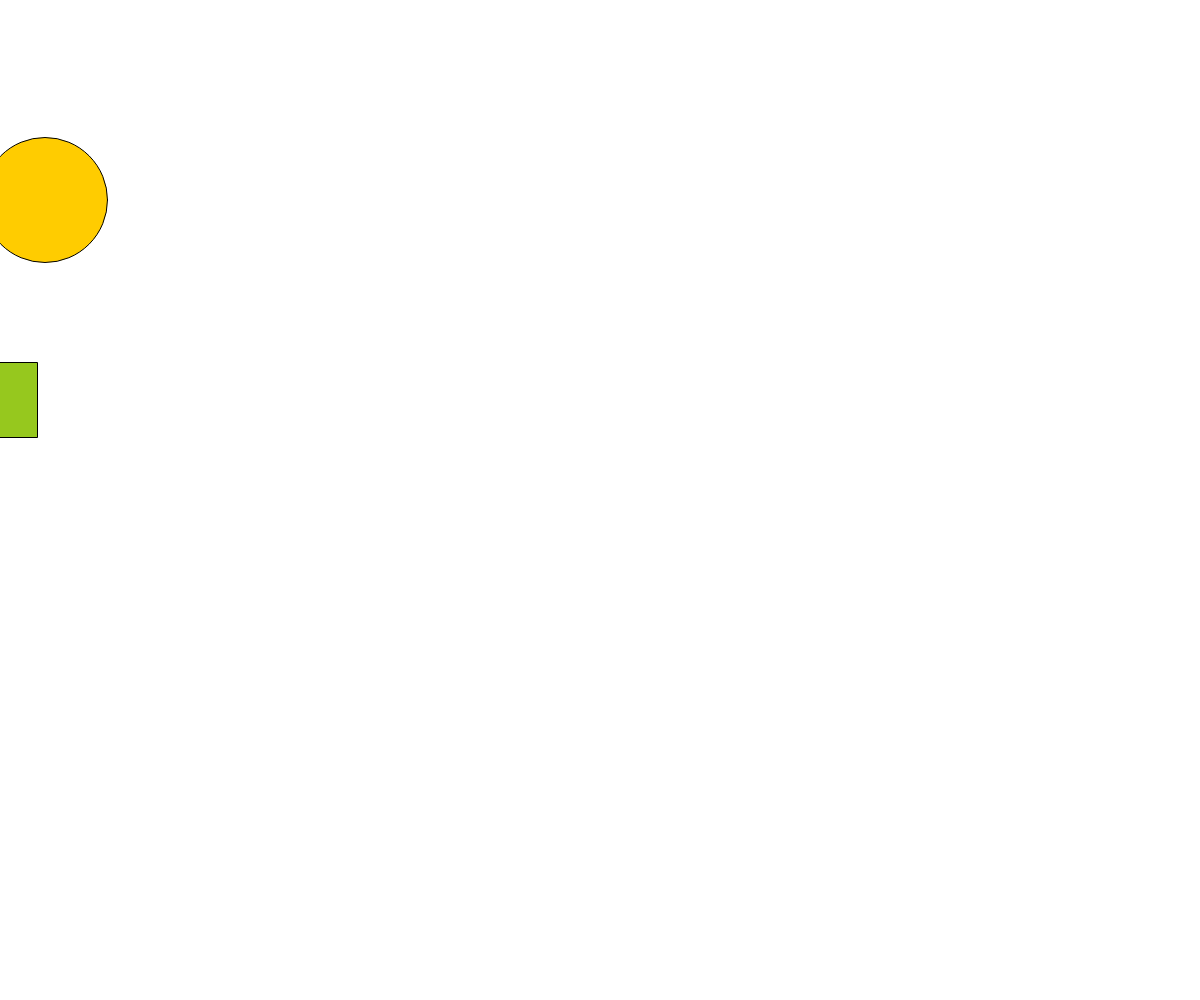
Frame 1 (no input)
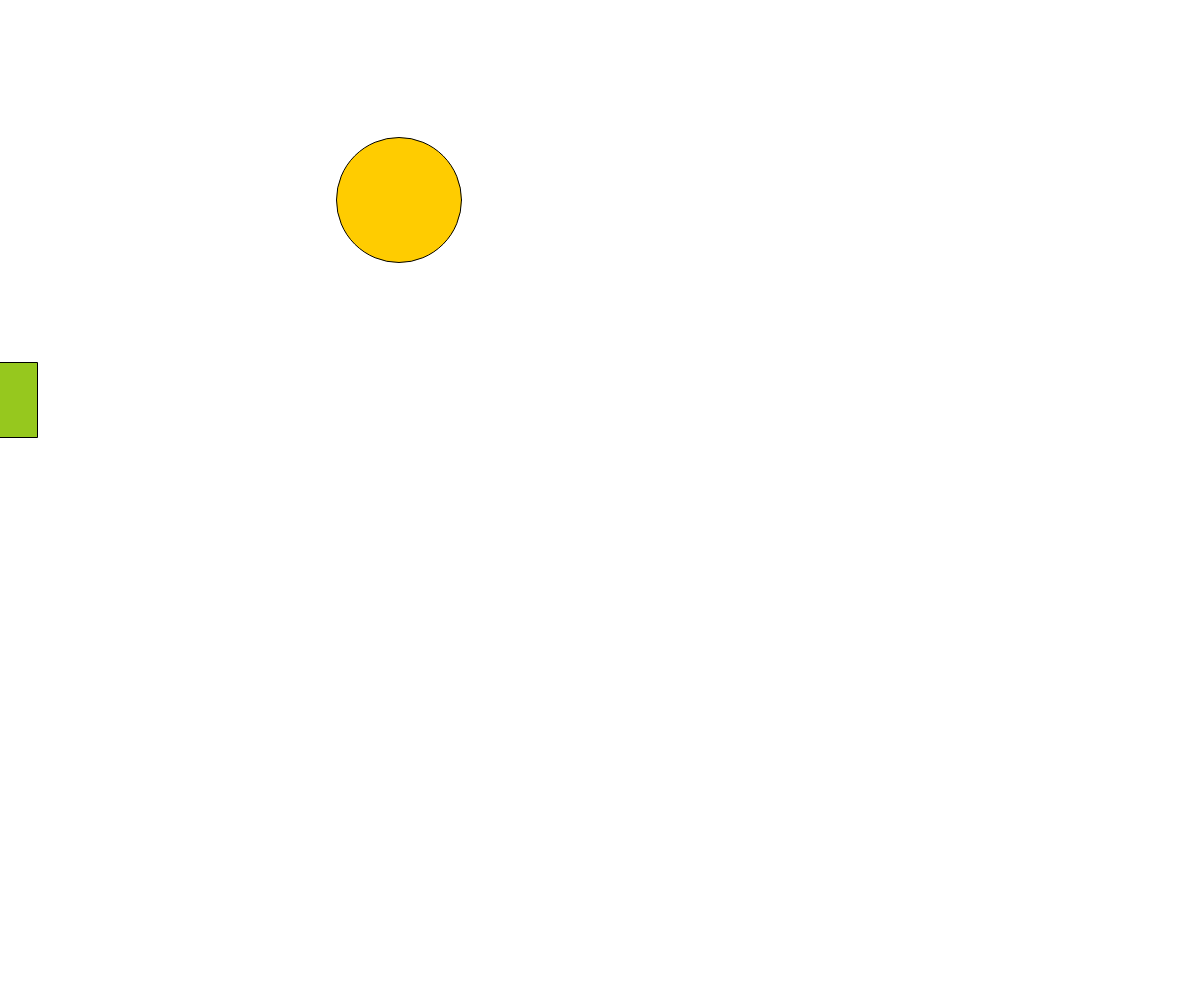
Frame 60 (no input)
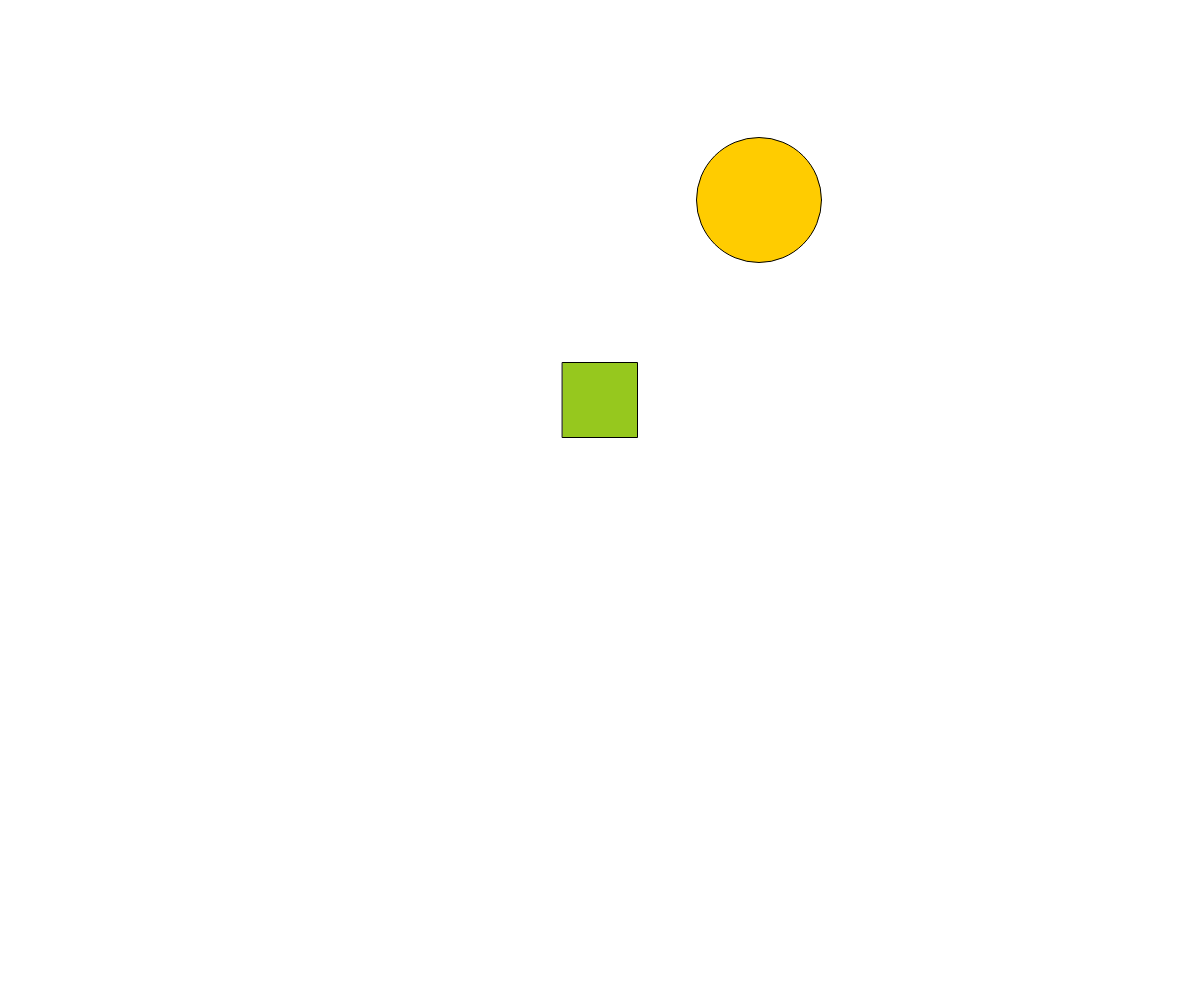
Frame 120 (the mouse pressed at the canvas centre since frame 60)

The p5.js sketch that drew these frames (run headless with seeded random() and noise() and a simulated clock; from frame 60 on, the mouse is pressed at the canvas centre):

// p5.js sketch
// ── sketch.js
// Project Title
// Your Name
// Date
//
// Extra for Experts:
// - describe what you did to take this project "above and beyond"

let x = 45;
let xSpeed = 6;

function setup() {
  createCanvas(windowWidth, windowHeight);
  rectMode(CENTER)
}

function draw() {
  background(255);
  fill(255,204,0);
  ellipse(x,200,125);
  fill(150,200,30)
  rect(mouseX,400,75,75);
  x += xSpeed;
  if (x > windowWidth) x = -30;
}
